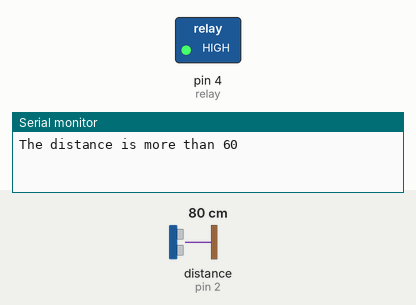
This sketch was run on a simulated Arduino Uno, built with avr-gcc and run on an emulated ATmega328P. Parts: switched loads named in the sketch (green lamp = pin HIGH), the last lines printed to the serial monitor. Wiring (inferred from the names in the program): ultrasonic range finder: trigger pin 3; echo pin 2. The inputs (shaded band) are chosen by the test bench; at power-on: distance to the obstacle (sensor on pin 2) 80 cm. The echo pulse lasts 58.3 µs per cm; pins used as bus, display or sensor lines are not drawn.

Above: at 1.9 s.
2.0 s: distance to the obstacle (sensor on pin 2) set to 2 cm
At 2.22 s:
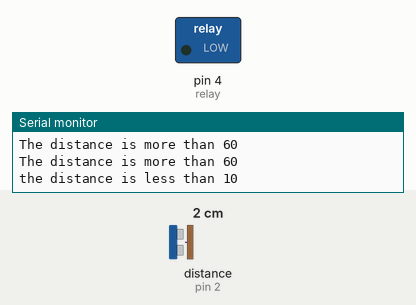
3.7 s: distance to the obstacle (sensor on pin 2) set to 14 cm
8.0 s: distance to the obstacle (sensor on pin 2) set to 18 cm
9.5 s: distance to the obstacle (sensor on pin 2) set to 4 cm
At 13.1 s:
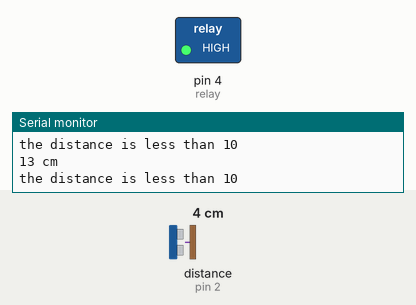
Timing chart, 0 to 14.6 s (numbered marks = the images above; inputs shaded):
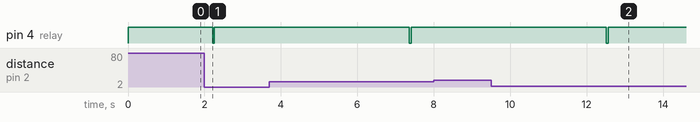

Measured:
- after the input at 2.0 s, pin 4 (relay): HIGH → LOW after 0.21 s, → HIGH 0.05 s later
- after the input at 8.0 s, every drawn part: stays the same
- after the input at 9.5 s, pin 4 (relay): HIGH → LOW after 3.0 s, → HIGH 0.05 s later

The sketch:

nano_ultrasonik_relay.pump.ino
```cpp
#define trigPin 3
#define echoPin 2

int relay = 4;
int relayON = LOW;


int relayOFF = HIGH;


void setup() {
Serial.begin (9600);
pinMode(trigPin, OUTPUT);
pinMode(echoPin, INPUT);
pinMode(relay, OUTPUT);
pinMode(trigPin, OUTPUT);
}
void loop() {
long duration, distance;
digitalWrite(trigPin, LOW);
delayMicroseconds(2);
digitalWrite(trigPin, HIGH);
delayMicroseconds(10);
digitalWrite(trigPin, LOW);
duration = pulseIn(echoPin, HIGH);
distance = (duration/2) / 29.1;

if (distance < 15) {
 // delay(5000);
Serial.println("the distance is less than 10");
digitalWrite(relay, relayON);
delay(50);
digitalWrite(relay, relayOFF);
delay(5000);

}
else {
digitalWrite(relay, relayOFF);
delay(1000);
}
if (distance > 60 || distance <= 0){
Serial.println("The distance is more than 60");
}
else {
Serial.print(distance);
Serial.println(" cm");
}
delay(100);
}
```
